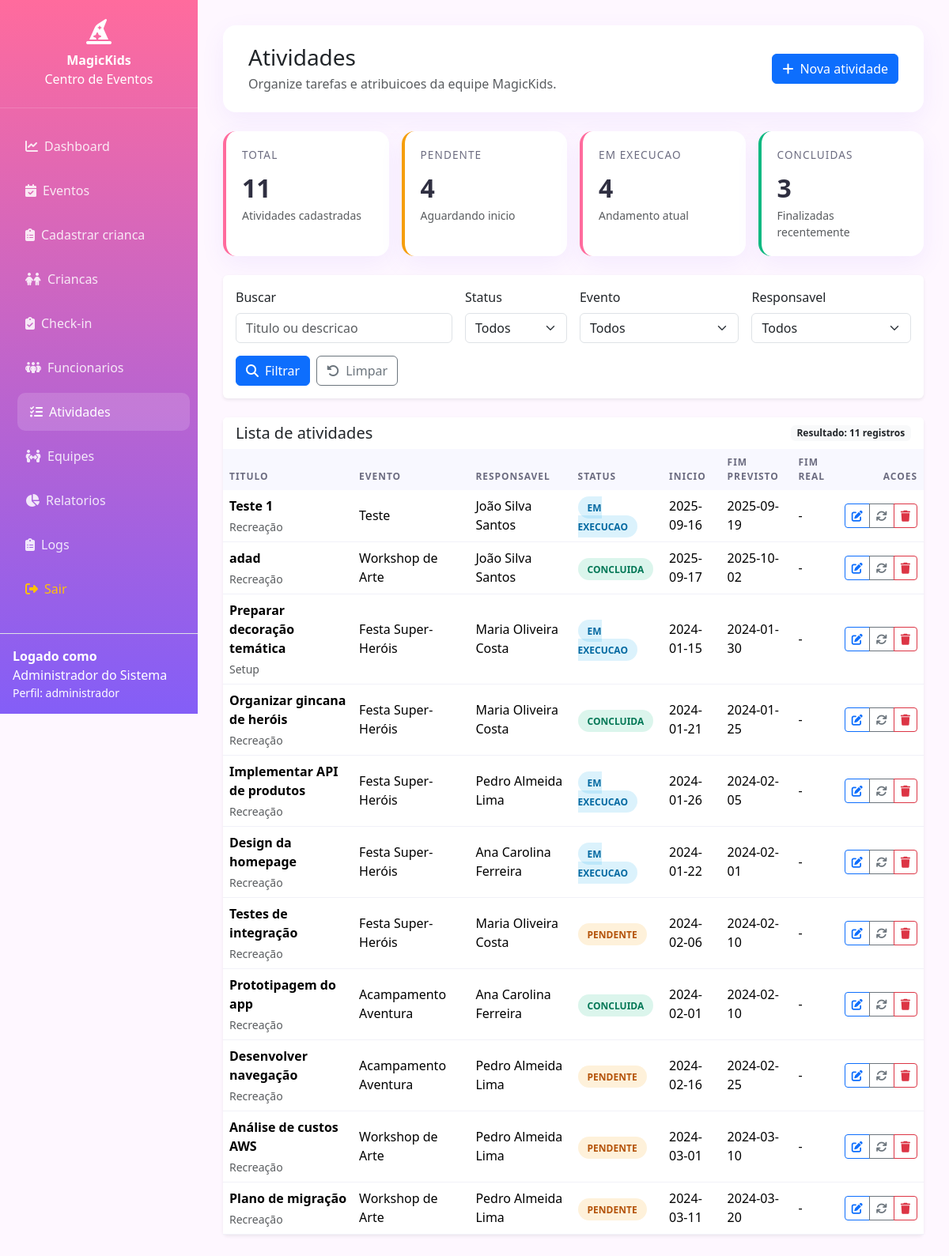
The page /atividades.php (signed in) on the database as committed earlier.
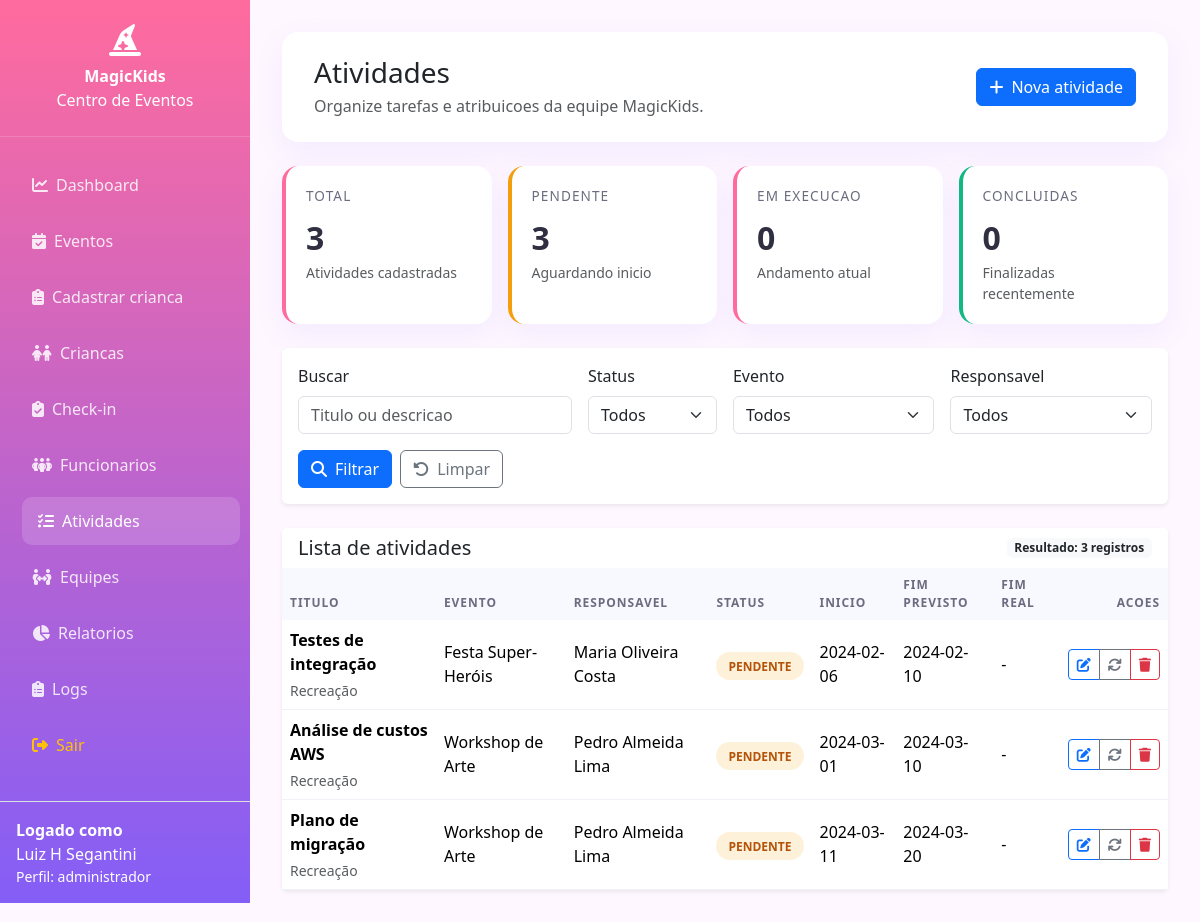
The same page on the database as committed later.
### tables this page shows
CREATE TABLE IF NOT EXISTS `usuarios` (
  `id` int(11) NOT NULL AUTO_INCREMENT,
  `nome_completo` varchar(255) NOT NULL,
  `cpf` varchar(14) NOT NULL,
  `email` varchar(255) NOT NULL,
  `cargo` varchar(100) DEFAULT NULL,
  `login` varchar(50) NOT NULL,
  `senha` varchar(255) NOT NULL,
  `perfil` enum('administrador','coordenador','animador','monitor','auxiliar') NOT NULL,
  `data_criacao` timestamp NOT NULL DEFAULT current_timestamp(),
  `data_atualizacao` timestamp NOT NULL DEFAULT current_timestamp() ON UPDATE current_timestamp(),
  PRIMARY KEY (`id`),
  UNIQUE KEY `cpf` (`cpf`),
  UNIQUE KEY `email` (`email`),
  UNIQUE KEY `login` (`login`)
);

CREATE TABLE IF NOT EXISTS `tarefas` (
  `id` int(11) NOT NULL AUTO_INCREMENT,
  `titulo` varchar(255) NOT NULL,
  `tipo_atividade` enum('Recreação','Alimentação','Oficina','Show','Brincadeira','Cuidados','Limpeza','Setup','Outro') DEFAULT 'Recreação',
  `descricao` text DEFAULT NULL,
  `material_necessario` text DEFAULT NULL,
  `publico_alvo` varchar(100) DEFAULT NULL,
  `evento_id` int(11) NOT NULL,
  `responsavel_id` int(11) DEFAULT NULL,
  `status` enum('pendente','em_execucao','concluida') DEFAULT 'pendente',
  `data_inicio` date DEFAULT NULL,
  `data_fim_prevista` date DEFAULT NULL,
  `data_fim_real` date DEFAULT NULL,
  `data_criacao` timestamp NOT NULL DEFAULT current_timestamp(),
  `data_atualizacao` timestamp NOT NULL DEFAULT current_timestamp() ON UPDATE current_timestamp(),
  PRIMARY KEY (`id`),
  KEY `projeto_id` (`evento_id`),
  KEY `responsavel_id` (`responsavel_id`),
  CONSTRAINT `tarefas_ibfk_1` FOREIGN KEY (`evento_id`) REFERENCES `eventos` (`id`) ON DELETE CASCADE,
  CONSTRAINT `tarefas_ibfk_2` FOREIGN KEY (`responsavel_id`) REFERENCES `usuarios` (`id`)
);

CREATE TABLE IF NOT EXISTS `eventos` (
  `id` int(11) NOT NULL AUTO_INCREMENT,
  `nome` varchar(255) NOT NULL,
  `tipo_evento` enum('Festa Infantil','Aniversário','Workshop','Acampamento','Gincana','Show Infantil','Outro') DEFAULT 'Festa Infantil',
  `faixa_etaria_min` int(3) DEFAULT 3,
  `faixa_etaria_max` int(3) DEFAULT 12,
  `capacidade_maxima` int(4) DEFAULT 50,
  `local_evento` text DEFAULT NULL,
  `duracao_horas` decimal(3,1) DEFAULT 4.0,
  `descricao` text DEFAULT NULL,
  `data_inicio` date DEFAULT NULL,
  `data_fim_evento` date DEFAULT NULL,
  `status` enum('planejado','em_andamento','concluido','cancelado') DEFAULT 'planejado',
  `coordenador_id` int(11) DEFAULT NULL,
  `data_criacao` timestamp NOT NULL DEFAULT current_timestamp(),
  `data_atualizacao` timestamp NOT NULL DEFAULT current_timestamp() ON UPDATE current_timestamp(),
  PRIMARY KEY (`id`),
  KEY `gerente_id` (`coordenador_id`),
  CONSTRAINT `eventos_ibfk_1` FOREIGN KEY (`coordenador_id`) REFERENCES `usuarios` (`id`)
);

### includes/auth.php (called while the page is built, shortened)
<?php
require_once __DIR__ . '/../config/database.php';
function hasPermission($permission) {
    $user_profile = $_SESSION['user_profile'];
    switch ($permission) {
        case 'admin':
        case 'administrador':
            return $user_profile === 'administrador';
        default:
            return false;
    }
}
function getCurrentUser() {
    $database = new Database();
    $db = $database->getConnection();
    $query = "SELECT * FROM usuarios WHERE id = :id";
    $stmt = $db->prepare($query);
    $stmt->bindParam(':id', $_SESSION['user_id']);
    $stmt->execute();
    $user = $stmt->fetch();
    if ($user && isset($user['nome_completo'])) {
        $user['nome'] = $user['nome_completo'];
    }
    return $user;
}
?>

### controllers/AtividadesController.php (called while the page is built, shortened)
<?php
require_once 'config/database.php';
class AtividadesController
{
    private $conn;
    public function __construct($connection = null)
    {
        if ($connection instanceof PDO) {
            $this->conn = $connection;
        } else {
            $database = new Database();
            $this->conn = $database->getConnection();
        }
    }
    public function index(string $search = '', string $status = '', string $eventoId = '', string $responsavelId = '', int $page = 1, int $limit = 12): array
    {
        $offset = max(0, ($page - 1) * $limit);
        $params = [];
        $whereClause = '';
        $query = "SELECT
                    t.id,
                    t.titulo,
                    t.tipo_atividade,
                    t.descricao,
                    t.material_necessario,
                    t.publico_alvo,
                    t.evento_id,
                    t.responsavel_id,
                    t.status,
                    t.data_inicio,
                    t.data_fim_prevista,
                    t.data_fim_real,
                    t.data_criacao,
                    t.data_atualizacao,
                    e.nome AS evento_nome,
                    u.nome_completo AS responsavel_nome
                  FROM tarefas t
                  LEFT JOIN eventos e ON t.evento_id = e.id
                  LEFT JOIN usuarios u ON t.responsavel_id = u.id
                  $whereClause
                  ORDER BY t.data_criacao DESC
                  LIMIT :limit OFFSET :offset";
        $stmt = $this->conn->prepare($query);
        $stmt->bindValue(':limit', $limit, PDO::PARAM_INT);
        $stmt->bindValue(':offset', $offset, PDO::PARAM_INT);
        $stmt->execute();
        $atividades = $stmt->fetchAll();
        $countQuery = "SELECT COUNT(*) FROM tarefas t $whereClause";
        $countStmt = $this->conn->prepare($countQuery);
        $countStmt->execute();
        $total = (int) $countStmt->fetchColumn();
        return [
            'atividades' => $atividades ?: [],
            'total' => $total,
            'pages' => $limit > 0 ? (int) ceil($total / $limit) : 1,
            'current_page' => $page,
        ];
    }
}

### config/database.php (called while the page is built, shortened)
<?php
class Database {
    private $host = "localhost";
    private $dbname = "sistema_projetos";
    private $username = "root";
    private $password = "";
    public function getConnection() {
        $this->connection = null;
        try {
            $this->connection = new PDO(
                "mysql:host=" . $this->host . ";dbname=" . $this->dbname,
                $this->username,
                $this->password
            );
            $this->connection->setAttribute(PDO::ATTR_ERRMODE, PDO::ERRMODE_EXCEPTION);
            $this->connection->setAttribute(PDO::ATTR_DEFAULT_FETCH_MODE, PDO::FETCH_ASSOC);
            $this->connection->exec("set names utf8");
        } catch(PDOException $exception) {
            echo "Erro de conexão: " . $exception->getMessage();
            die();
        }
        return $this->connection;
    }
}
?>

### atividades.php (the view, shortened to what the rows shown need)
<?php
require_once 'includes/auth.php';
require_once 'controllers/AtividadesController.php';
$controller = new AtividadesController();
$currentUser = getCurrentUser();
$canManageAtividades = hasPermission('coordenador') || hasPermission('administrador');
$search = trim($_GET['search'] ?? '');
$statusFilter = $_GET['status'] ?? '';
$eventoFilter = $_GET['evento'] ?? '';
$responsavelFilter = $_GET['responsavel'] ?? '';
$page = (int) ($_GET['page'] ?? 1);
$page = $page > 0 ? $page : 1;
$listData = $controller->index($search, $statusFilter, $eventoFilter, $responsavelFilter, $page, 12);
$atividades = $listData['atividades'];
$currentUserName = $currentUser['nome_completo'] ?? ($currentUser['nome'] ?? '');
$currentUserPerfil = $currentUser['perfil'] ?? '';
?>
<!DOCTYPE html>
<html lang="pt-BR">
<head>
    <link href="https://cdnjs.cloudflare.com/ajax/libs/bootstrap/5.3.2/css/bootstrap.min.css" rel="stylesheet">
    <link href="https://cdnjs.cloudflare.com/ajax/libs/font-awesome/6.4.0/css/all.min.css" rel="stylesheet">
</head>
<body>
    <div class="sidebar">
        <div class="p-3 border-top border-white-25 text-white-75">
            <div class="fw-semibold">Logado como</div>
            <div><?php echo htmlspecialchars($currentUserName, ENT_QUOTES, 'UTF-8'); ?></div>
            <div class="small">Perfil: <?php echo htmlspecialchars($currentUserPerfil, ENT_QUOTES, 'UTF-8'); ?></div>
        </div>
    </div>
    <main class="main-content">
        <div class="header-bar">
            <div>
                <h1 class="h3 mb-1">Atividades</h1>
            </div>
        </div>
        <div class="card border-0 shadow-sm">
            <div class="table-responsive">
                <table class="table table-hover align-middle mb-0">
                    <thead>
                        <tr>
                            <th>Titulo</th>
                            <th>Evento</th>
                            <th>Responsavel</th>
                            <th>Status</th>
                            <th>Inicio</th>
                            <th>Fim previsto</th>
                            <th>Fim real</th>
                            <?php if ($canManageAtividades): ?>
                            <th class="text-end">Acoes</th>
                            <?php endif; ?>
                        </tr>
                    </thead>
                    <tbody>
                        <?php if (empty($atividades)): ?>
                        <tr>
                            <td colspan="<?php echo $canManageAtividades ? '8' : '7'; ?>" class="text-center text-muted py-5">
                                Nenhuma atividade encontrada.
                            </td>
                        </tr>
                        <?php else: ?>
                        <?php foreach ($atividades as $atividade): ?>
                        <tr>
                            <td>
                                <div class="fw-semibold mb-1"><?php echo htmlspecialchars($atividade['titulo'], ENT_QUOTES, 'UTF-8'); ?></div>
                                <div class="text-muted small">
                                    <?php echo htmlspecialchars($atividade['tipo_atividade'] ?? 'Sem tipo', ENT_QUOTES, 'UTF-8'); ?>
                                </div>
                            </td>
                            <td><?php echo htmlspecialchars($atividade['evento_nome'] ?? 'Nao informado', ENT_QUOTES, 'UTF-8'); ?></td>
                            <td><?php echo htmlspecialchars($atividade['responsavel_nome'] ?? 'Nao atribuido', ENT_QUOTES, 'UTF-8'); ?></td>
                            <td>
                                <span class="badge-status <?php echo htmlspecialchars($atividade['status'], ENT_QUOTES, 'UTF-8'); ?>">
                                    <?php echo htmlspecialchars(str_replace('_', ' ', ucfirst($atividade['status'])), ENT_QUOTES, 'UTF-8'); ?>
                                </span>
                            </td>
                            <td><?php echo htmlspecialchars($atividade['data_inicio'] ?: '-', ENT_QUOTES, 'UTF-8'); ?></td>
                            <td><?php echo htmlspecialchars($atividade['data_fim_prevista'] ?: '-', ENT_QUOTES, 'UTF-8'); ?></td>
                            <td><?php echo htmlspecialchars($atividade['data_fim_real'] ?: '-', ENT_QUOTES, 'UTF-8'); ?></td>
                            <?php if ($canManageAtividades): ?>
                            <td class="text-end">
                                <div class="btn-group btn-group-sm" role="group">
                                    <button type="button" class="btn btn-outline-primary" data-bs-toggle="modal" data-bs-target="#editAtividadeModal"
                                        data-id="<?php echo (int) $atividade['id']; ?>"
                                        data-titulo="<?php echo htmlspecialchars($atividade['titulo'], ENT_QUOTES, 'UTF-8'); ?>"
                                        data-tipo="<?php echo htmlspecialchars($atividade['tipo_atividade'], ENT_QUOTES, 'UTF-8'); ?>"
                                        data-descricao="<?php echo htmlspecialchars($atividade['descricao'] ?? '', ENT_QUOTES, 'UTF-8'); ?>"
                                        data-material="<?php echo htmlspecialchars($atividade['material_necessario'] ?? '', ENT_QUOTES, 'UTF-8'); ?>"
                                        data-publico="<?php echo htmlspecialchars($atividade['publico_alvo'] ?? '', ENT_QUOTES, 'UTF-8'); ?>"
                                        data-evento="<?php echo (int) $atividade['evento_id']; ?>"
                                        data-responsavel="<?php echo (int) ($atividade['responsavel_id'] ?? 0); ?>"
                                        data-status="<?php echo htmlspecialchars($atividade['status'], ENT_QUOTES, 'UTF-8'); ?>"
                                        data-inicio="<?php echo htmlspecialchars($atividade['data_inicio'] ?? '', ENT_QUOTES, 'UTF-8'); ?>"
                                        data-prevista="<?php echo htmlspecialchars($atividade['data_fim_prevista'] ?? '', ENT_QUOTES, 'UTF-8'); ?>"
                                        data-real="<?php echo htmlspecialchars($atividade['data_fim_real'] ?? '', ENT_QUOTES, 'UTF-8'); ?>"
                                    >
                                        <i class="fas fa-edit"></i>
                                    </button>
                                    <button type="button" class="btn btn-outline-secondary" data-bs-toggle="modal" data-bs-target="#statusAtividadeModal"
                                        data-id="<?php echo (int) $atividade['id']; ?>"
                                        data-status="<?php echo htmlspecialchars($atividade['status'], ENT_QUOTES, 'UTF-8'); ?>">
                                        <i class="fas fa-sync"></i>
                                    </button>
                                    <?php if (hasPermission('administrador')): ?>
                                    <button type="button" class="btn btn-outline-danger" data-bs-toggle="modal" data-bs-target="#deleteAtividadeModal"
                                        data-id="<?php echo (int) $atividade['id']; ?>"
                                        data-nome="<?php echo htmlspecialchars($atividade['titulo'], ENT_QUOTES, 'UTF-8'); ?>">
                                        <i class="fas fa-trash"></i>
                                    </button>
                                    <?php endif; ?>
                                </div>
                            </td>
                            <?php endif; ?>
                        </tr>
                        <?php endforeach; ?>
                        <?php endif; ?>
                    </tbody>
                </table>
            </div>
        </div>
    </main>
</body>
</html>

Rows that differ between the two databases and show on the page:
removed tarefas: titulo "Teste 1", tipo_atividade "Recreação", evento.nome "Teste", responsavel.nome_completo "João Silva Santos", status "EM EXECUCAO", data_inicio "2025-09-16", data_fim_prevista "2025-09-19", data_fim_real "-"
removed tarefas: titulo "adad", tipo_atividade "Recreação", evento.nome "Workshop de Arte", responsavel.nome_completo "João Silva Santos", status "CONCLUIDA", data_inicio "2025-09-17", data_fim_prevista "2025-10-02", data_fim_real "-"
removed tarefas: titulo "Preparar decoração temática", tipo_atividade "Setup", evento.nome "Festa Super-Heróis", responsavel.nome_completo "Maria Oliveira Costa", status "EM EXECUCAO", data_inicio "2024-01-15", data_fim_prevista "2024-01-30", data_fim_real "-"
removed tarefas: titulo "Organizar gincana de heróis", tipo_atividade "Recreação", evento.nome "Festa Super-Heróis", responsavel.nome_completo "Maria Oliveira Costa", status "CONCLUIDA", data_inicio "2024-01-21", data_fim_prevista "2024-01-25", data_fim_real "-"
removed tarefas: titulo "Implementar API de produtos", tipo_atividade "Recreação", evento.nome "Festa Super-Heróis", responsavel.nome_completo "Pedro Almeida Lima", status "EM EXECUCAO", data_inicio "2024-01-26", data_fim_prevista "2024-02-05", data_fim_real "-"
removed tarefas: titulo "Design da homepage", tipo_atividade "Recreação", evento.nome "Festa Super-Heróis", responsavel.nome_completo "Ana Carolina Ferreira", status "EM EXECUCAO", data_inicio "2024-01-22", data_fim_prevista "2024-02-01", data_fim_real "-"
removed tarefas: titulo "Prototipagem do app", tipo_atividade "Recreação", evento.nome "Acampamento Aventura", responsavel.nome_completo "Ana Carolina Ferreira", status "CONCLUIDA", data_inicio "2024-02-01", data_fim_prevista "2024-02-10", data_fim_real "-"
removed tarefas: titulo "Desenvolver navegação", tipo_atividade "Recreação", evento.nome "Acampamento Aventura", responsavel.nome_completo "Pedro Almeida Lima", status "PENDENTE", data_inicio "2024-02-16", data_fim_prevista "2024-02-25", data_fim_real "-"
changed usuarios "administrador": nome_completo "Administrador do Sistema" → "Luiz H Segantini"
Other text that changed with them:
$resumo['total']: "11" → "3"
$resumo['pendente']: "4" → "3"
$resumo['em_execucao']: "4" → "0"
$resumo['concluida']: "3" → "0"
count($atividades): "11" → "3"
